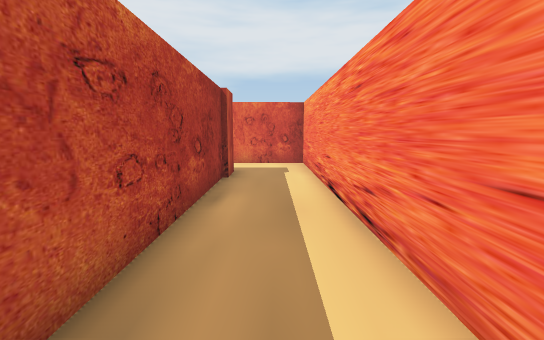
[1] (above)

23 first-person views from a walk through a Unity game level. The camera is 1.3 m above the floor, tilts 8° down and sees 90° across. The floor is counted in squares, 1 m on a side. Each view is taken from the middle of a square. On the plan, view 1 faces up. The plan holds only what a view shows up to about 13 squares ahead; the rest is blank. The place goes on beyond the plan.

[2]
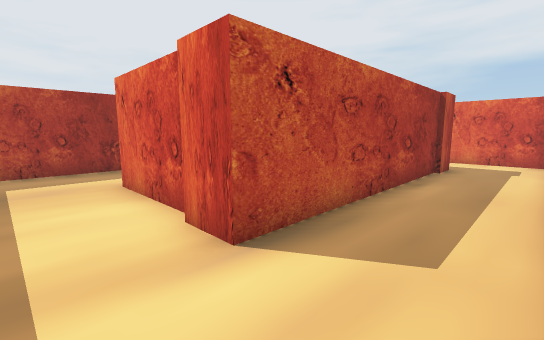

[3]
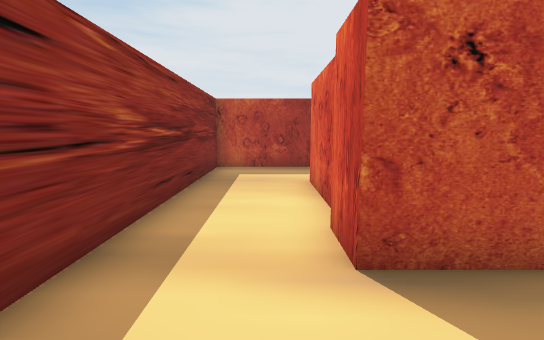

[4]
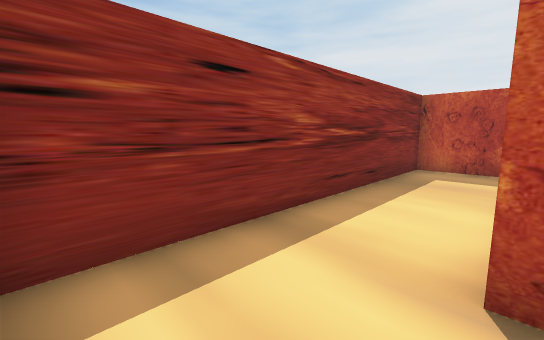

[5]
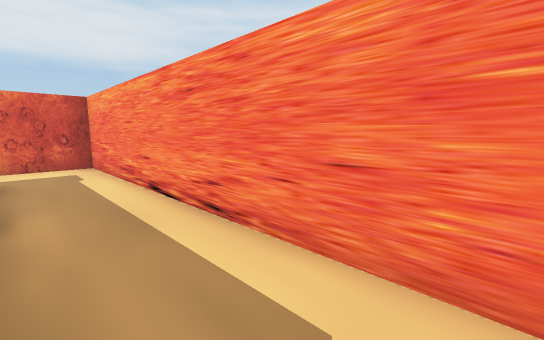

[6]
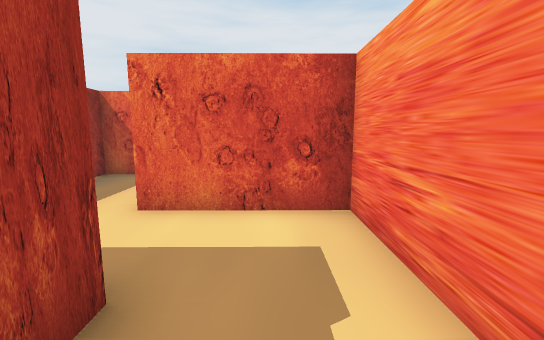

[7]
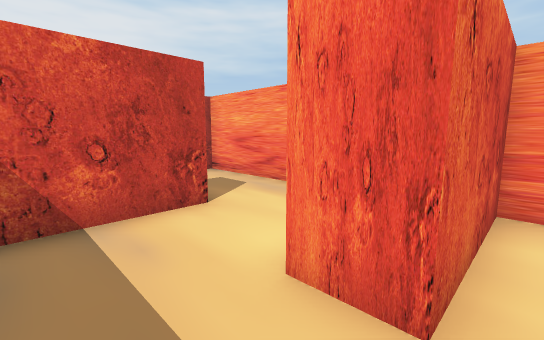

[8]
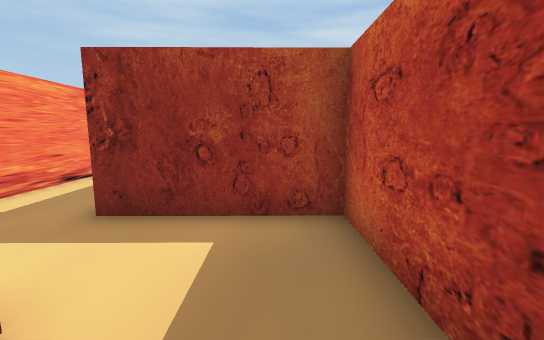

[9]
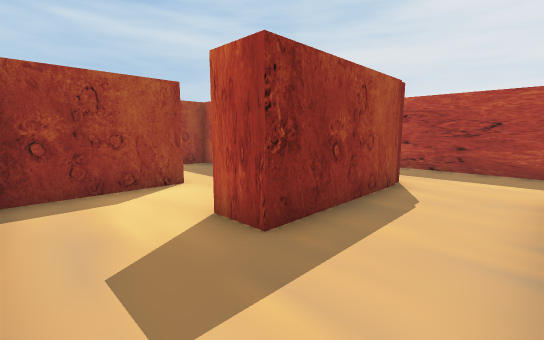

[10]
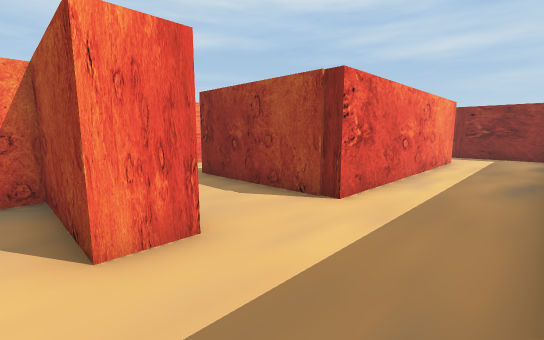

[11]
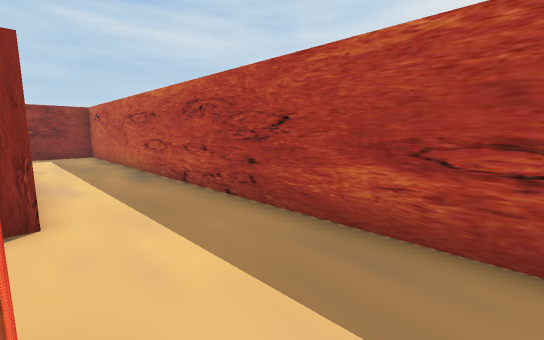

[12]
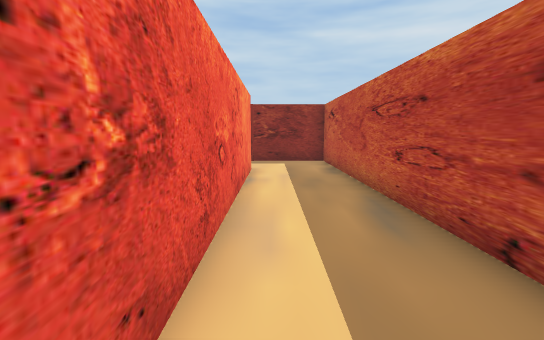

[13]
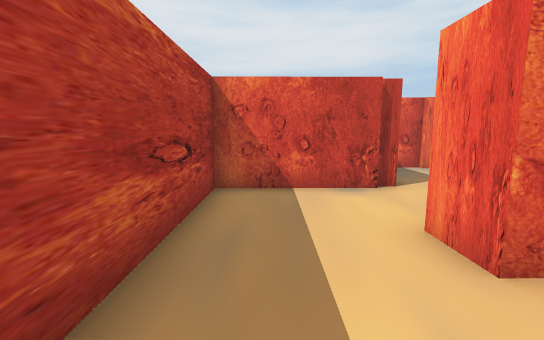

[14]
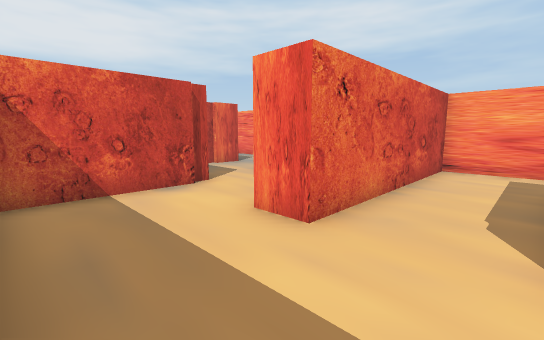

[15]
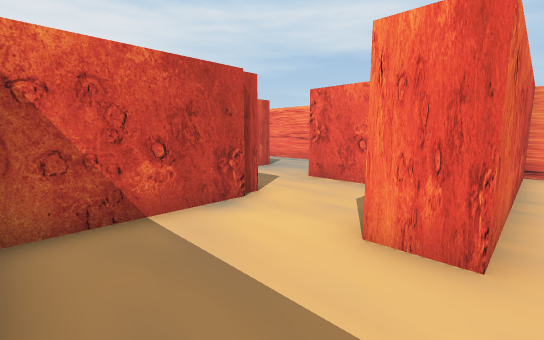

[16]
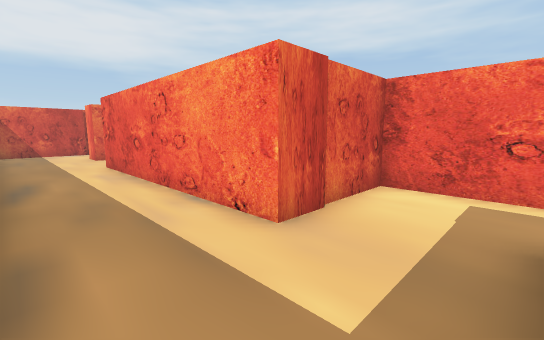

[17]
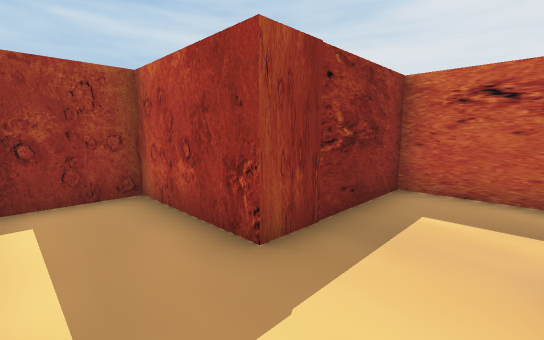

[18]
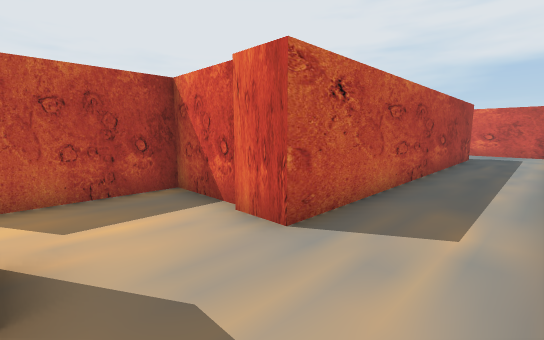

[19]
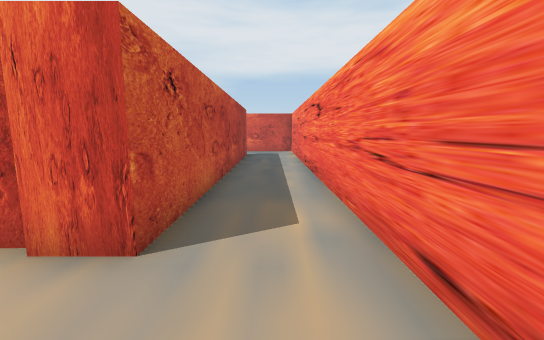

[20]
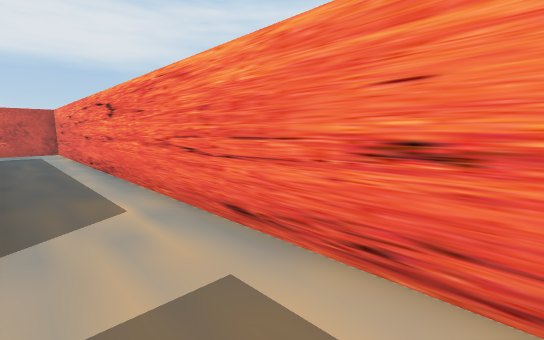

[21]
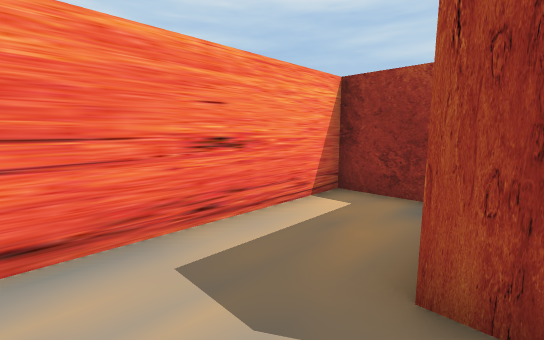

[22]
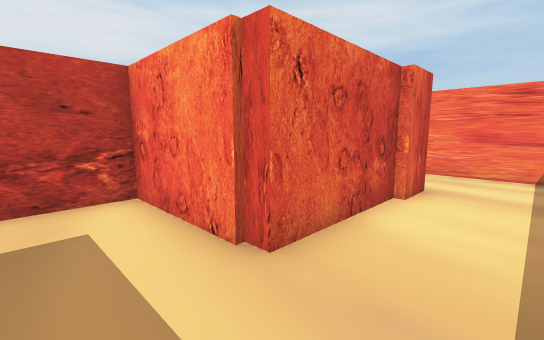

[23]
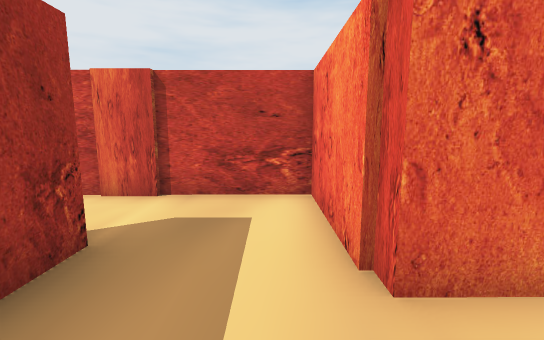

### Floor plan
Ten units are one square. View 1 is at (0, 0); x grows to the right and y downward. Boxes are objects, and circles mark ways between rooms. Rooms are numbered by the first view taken in them; rooms with no view inside come last. Other rooms are left out.
<svg viewBox="-115 -390 133 425">
<path fill="none" stroke="#000" d="M-26 0 -63 0 -63 -5M-59 -3 -59 -15M13 21 13 -114 -22 -114M-24 -89 -14 -89 -14 2 -26 2M-91 -10 -91 30 12 30M-51 -120 -51 -89 -24 -89M-22 -114 -22 -126 11 -126M13 -149 13 -193 -61 -193 -61 -205M-46 -77 -63 -77 -63 -165 -14 -165 -14 -153 -51 -153 -51 -146M-65 -232 -93 -232 -93 -47 -51 -48M-51 -48 -51 -12 -28 -12M-26 -49 -26 -77 -46 -77M-25 -269 -51 -269 -51 -239M-21 -239 -14 -239M-50 -234 -55 -234M-55 -232 -65 -232M-6 -205 13 -205 13 -385M-61 -205 -26 -205 -26 -239M-14 -385 -14 -267 -26 -267M-59 -15 -60 -36 -110 -35"/>
<circle cx="-20" cy="-105" r="3" fill="#2a7"/>
<circle cx="-75" cy="-5" r="3" fill="#2a7"/>
<circle cx="-35" cy="-120" r="3" fill="#2a7"/>
<circle cx="-55" cy="-65" r="3" fill="#2a7"/>
<circle cx="-55" cy="-215" r="3" fill="#2a7"/>
<text x="-10" y="-30">1</text>
<text x="-40" y="-110">2</text>
<text x="-40" y="-150">3</text>
<text x="-40" y="-50">4</text>
<text x="-10" y="-280">5</text>
<text x="-90" y="-30">6</text>
</svg>
Room 1 opens to room 2. Room 1 opens to room 6. Room 2 opens to room 3. Room 3 opens to room 4. Room 3 opens to room 5.

Where each view was taken, in squares from view 1:
view 1: 0 up, 0 right, facing up
view 2: 2 down, 1 right, facing up-left
view 3: 1 down, 1 right, facing left
view 4: 0 up, 1 right, facing down-left
view 5: 0 up, 1 left, facing up-right
view 6: 7 up, 0 right, facing up
view 7: 11 up, 4 left, facing up-right
view 8: 13 up, 4 left, facing down
view 9: 19 up, 1 right, facing down-left
view 10: 21 up, 9 left, facing down-right
view 11: 21 up, 6 left, facing down-left
view 12: 17 up, 7 left, facing down
view 13: 17 up, 8 left, facing up
view 14: 17 up, 9 left, facing up-right
view 15: 19 up, 9 left, facing up-right
view 16: 5 up, 9 left, facing up-right
view 17: 7 up, 3 left, facing down-left
view 18: 24 up, 1 right, facing up-left
view 19: 24 up, 0 right, facing up
view 20: 23 up, 1 left, facing up-right
view 21: 26 up, 2 left, facing down-right
view 22: 2 down, 8 left, facing up-right
view 23: 2 down, 7 left, facing up
